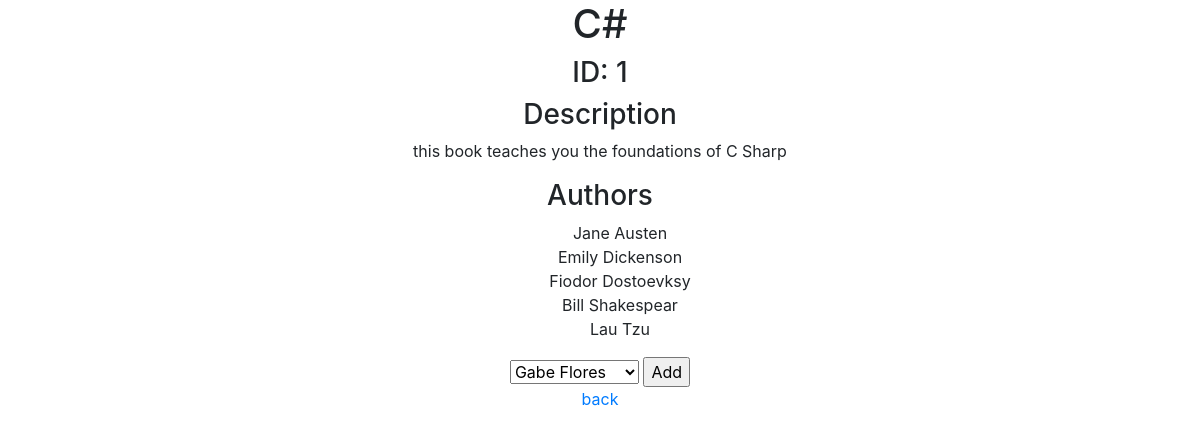
Screenshot of /books/1 with the database file from the repository.
### multi_to_multi_app/models.py (models this page shows, shortened)
class Book(models.Model):
    title = models.CharField(max_length=255)
    description = models.TextField()
    created_at = models.DateTimeField(auto_now_add=True)
    updated_at = models.DateTimeField(auto_now=True)

class Author(models.Model):
    f_name = models.CharField(max_length=255)
    l_name = models.CharField(max_length=255)
    notes = models.TextField()
    books = models.ManyToManyField(Book, related_name="publishers")
    created_at = models.DateTimeField(auto_now_add=True)
    updated_at = models.DateTimeField(auto_now=True)

### multi_to_multi_app/views.py (the view)
# urls.py: path('books/<int:number>', views.book_info),
def book_info(request, number):
    this_book = Book.objects.get(id=int(number))
    this_book_authors = this_book.publishers.all()
    all_authors = Author.objects.all().order_by('f_name').order_by('f_name')
    selectable_authors = Author.objects.exclude(id__in=this_book_authors).order_by('f_name')
    context = {
        "book": this_book,
        "book_authors": this_book_authors,
        "all_authors": all_authors,
        "selectable_authors" : selectable_authors
    }
    return render(request, 'book_info.html', context)

### multi_to_multi_app/templates/book_info.html (shortened to what this page needs)
<!DOCTYPE html>
<html lang="en">
<head>
    <link rel="stylesheet" href="https://maxcdn.bootstrapcdn.com/bootstrap/4.0.0/css/bootstrap.min.css">
</head>
<body>
    <div id='main_container'>
        <h1>{{book.title}}</h1>
        <h3>ID: {{book.id}}</h3>
        <h3 class="description">Description</h3>
        <p class="description">
            {{book.description}}
        </p>
        <h3>Authors</h3>
        <ul>
            {% for author in book_authors %}
                <li>{{author.f_name}} {{author.l_name}} </li>
            {% endfor %}
        </ul>
        <form action="/books/{{book.id}}/add_author" method="post">
            <select name="author" id="add_author">
                {% for author in selectable_authors %}
                    <option value="{{author.id}}">{{author.f_name}} {{author.l_name}}</option>
                {% endfor %}
            </select>
            <input type="submit" value="Add">
        </form>
        <a href="/">back</a>
    </div>
</body>
</html>

### multi_to_multi_app/templates/book_info.html (style rules this page uses)
#main_container { text-align: center; }
ul li { list-style: none; }

### rows the page displays
Book: title "C#", id "1", description "this book teaches you the foundations of C Sharp"
Author: f_name "Jane", l_name "Austen"
Author: f_name "Emily", l_name "Dickenson"
Author: f_name "Fiodor", l_name "Dostoevksy"
Author: f_name "Bill", l_name "Shakespear"
Author: f_name "Lau", l_name "Tzu"

### other values shown
form field author "Gabe Flores"
